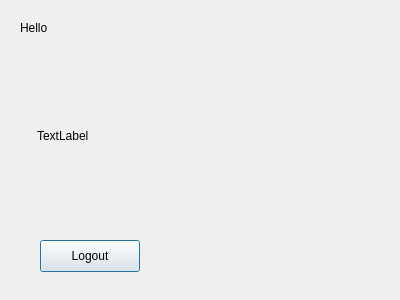
<?xml version="1.0" encoding="UTF-8"?>
<ui version="4.0">
 <class>WelcomeWindow</class>
 <widget class="QDialog" name="WelcomeWindow">
  <property name="geometry">
   <rect>
    <x>0</x>
    <y>0</y>
    <width>400</width>
    <height>300</height>
   </rect>
  </property>
  <property name="windowTitle">
   <string>Dialog</string>
  </property>
  <widget class="QLabel" name="HelloL">
   <property name="geometry">
    <rect>
     <x>20</x>
     <y>20</y>
     <width>181</width>
     <height>16</height>
    </rect>
   </property>
   <property name="text">
    <string>Hello </string>
   </property>
  </widget>
  <widget class="QPushButton" name="LogoutB">
   <property name="geometry">
    <rect>
     <x>40</x>
     <y>240</y>
     <width>100</width>
     <height>32</height>
    </rect>
   </property>
   <property name="text">
    <string>Logout</string>
   </property>
  </widget>
  <widget class="QLabel" name="Image">
   <property name="geometry">
    <rect>
     <x>37</x>
     <y>50</y>
     <width>331</width>
     <height>171</height>
    </rect>
   </property>
   <property name="text">
    <string>TextLabel</string>
   </property>
   <property name="scaledContents">
    <bool>true</bool>
   </property>
  </widget>
 </widget>
 <resources/>
 <connections/>
</ui>
